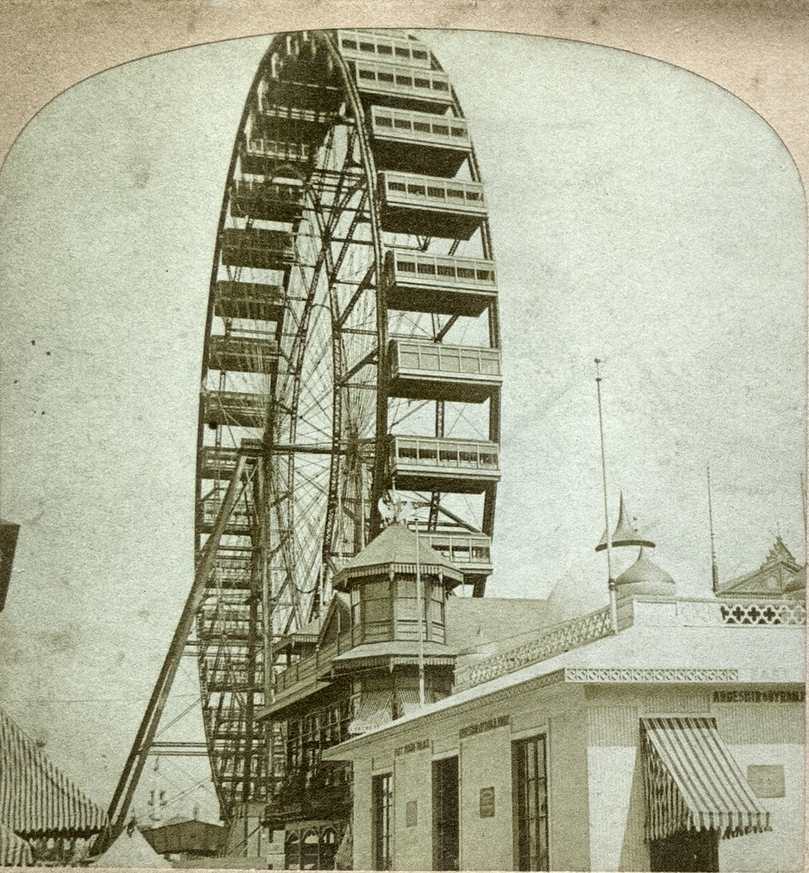
%> input picture matlab/vvr_process/image_left.png, 809 x 873 px, shrunk from 1135 x 1225 before the run
$ octave --eval "result = imDataExtract('image_left.png');"   (GNU Octave 9; MATLAB toolbox functions it lacks are replaced by stand-ins)
%> lines starting %> are read from the running program, lines starting %| are printed output that depends on the picture; in (x1, y1, x2, y2) boxes, pixels count from 0 and x2, y2 are one past the last pixel; in counts of white or black regions, pixels touching at a corner belong together; the program's own positions count from 1
### matlab/vvr_process/stereocardBox.m
function [ scBox, Iycbcr, image_gray, sliceBW, isRGB ] = stereocardBox( image_original )
%STEREOCARDBOX returns a bounding box isolating a stereocard from
%background
    cardtic = tic;

    % Find dimensions to determine if RGB or Grayscale
    imD = size(image_original);
    imD = numel(imD);

    if imD > 2
        isRGB = 'true';
    else
        isRGB = 'false';
    end

    switch isRGB
        case 'true'
            Iycbcr = rgb2ycbcr(image_original);

            % Split out Cb channel and invert it so the card is white
            slice1 = Iycbcr(:,:,2);
            slice1 = max(slice1(:))-slice1;
            slice2 = Iycbcr(:,:,3);

            cb_range = range(slice1(:));
            cr_range = range(slice2(:));

            image_gray = slice1 + slice2;
            image_gray = mat2gray(image_gray);

        case 'false'
            image_gray = mat2gray(image_original);
            fake_rgb = cat(3,image_gray,image_gray,image_gray);
            Iycbcr = rgb2ycbcr(fake_rgb);
    end

%     % Light on Dark or Dark on Light?
%     im_h = size(image_original,1);
%     im_w = size(image_original,2);
%
%     w_deci = floor(im_w/10);
%     h_deci = floor(im_h/10);
%
%     avg_bright = zeros(1,2);
%
%     % Find brightness of edges
%     edge1 = image_gray(:,1:w_deci);
%     edge2 = image_gray(:,9*w_deci:end);
%     edges = cat(2,edge1,edge2);
%     avg_bright(1) = mean(edges(:));
%
%     % Find mid/card brightness
%     center = image_gray(3*h_deci:7*h_deci,3*w_deci:7*w_deci);
%     avg_bright(2) = mean(center(:));
%
%     % Returns
%     % 1 if edges brigther
%     % 2 if interior brighter
%     [~,brighter] = max(avg_bright);
%
%     switch brighter
%         case 1 % Light Card
%             % Calculate threshold, and convert to black and white
%             [level, EM] = graythresh(image_gray);
%             if EM > 0.5
%                 sliceBW = im2bw(image_gray, level);
%             else
%                 sliceBW = im2bw(image_gray);
%             end
%
%             % Erode to quickly remove stray pixels
%             sliceBW = imerode(sliceBW,strel('diamond',11));
%
%             % Find the non-zero values (i.e. the card)
%             [r,c] = find(sliceBW);
%
%             % Bounding Box points are highest and lowest x/y values
%             x0 = min(c);
%             y0 = min(r);
%             w1 = max(c);
%             h1 = max(r);
%
%         case 2 % Dark Card
%             % invert to get brighter image
%             image_indexing = 1-image_gray;
%             image_indexing = histeq(image_indexing);
%             image_indexing = im2bw(image_indexing);
%             image_indexing = imclearborder(image_indexing);
%
%             % Morph clean-up
%             image_cleaned = imclose(image_indexing,strel('diamond',11));
%             image_filled = imfill(image_cleaned,'holes');
%
%             % label bw regions
%             L = bwlabel(image_filled);
%
%             % the most common label will be the card or the background
%             common_label = mode(L(:));
%             [r,c] = find(L==common_label);
%
%             x0 = min(c);
%             y0 = min(r);
%             w1 = max(c);
%             h1 = max(r);
%
%             if x0 == 1 || y0 == 1
%                 img_ind = L==common_label;
%                 img_ind = 1-img_ind;
%                 img_ind = imopen(img_ind,strel('diamond',9));
%
%                 [r,c] = find(img_ind);
%
%                 x0 = min(c);
%                 y0 = min(r);
%                 w1 = max(c);
%                 h1 = max(r);
%             end
%
%
%     end

    % Calculate threshold, and convert to black and white
    [level, EM] = graythresh(image_gray);
    if EM > 0.5
        sliceBW = im2bw(image_gray, level);
    else
        sliceBW = im2bw(image_gray);
    end

    % Erode to quickly remove stray pixels
    sliceBW = imerode(sliceBW,strel('disk',7));

    % Find the non-zero values (i.e. the card)
    [r,c] = find(sliceBW);

    % Bounding Box points are highest and lowest x/y values
    x0 = min(c);
    y0 = min(r);
    w1 = max(c);
    h1 = max(r);

    % Calculate width/height values for bounding box
    h0 = h1 - y0;
    w0 = w1 - x0;

    scBox = [x0,y0,w0,h0];

    cardtoc = toc(cardtic);
    disp(['cropbox cropping took: ',num2str(cardtoc)]);

end

### matlab/vvr_process/pickJustXpeaks.m
function [ crop_points, partA, partB, bias_term, smooth_plot, xplotC ] = pickJustXpeaks( stereocard, cropYCbCr )

    imsize = size(stereocard);

    % slice rows from center of image for testing
    im_quarter = floor(imsize(1)/4);
    im_slice = cropYCbCr(im_quarter:3*im_quarter,:,:);

    % Break out YCbCr channels
    im_y  = im_slice(:,:,1);
    im_cb = im_slice(:,:,2);
    im_cr = im_slice(:,:,3);

    % Combine to emphasize diff between card and image
    partA = mat2gray(im_y);
    partB = max(im_cb(:)) - im_cb;
    partB = partB + im_cr;
    partB = mat2gray(partB);

    xplotA = abs(diff(sum(partA(1:end,:))));
    xplotB = abs(diff(sum(partB(1:end,:))));

    xplotC = xplotA + xplotB;

    xplot = xplotC;
    xplot(xplot<std(xplot)) = 0;
    xplot = medfilt1(xplot);

    plength = numel(xplot);

    % measurements indicate the following values for biasing plots
    % (for standardized plot of [1:1000]
    %
    %   A_l = 4.18
    %  mu_l = 86.5
    % sig_l = 26.6
    %
    %   A_r = 3.00
    %  mu_r = 914.3
    % sig_r = 25.0
    %

    bias_values = [4.18, 86.5, 26.6; 3.00, 914.3, 25.00];

    % convert into percentages to scale for any curve

    bias_values = bias_values/1000;

    % now scale for current image

    bv = bias_values * plength;

    l_bias = bv(1,1) * normpdf(1:plength, bv(1,2), bv(1,3));
    r_bias = bv(2,1) * normpdf(1:plength, bv(2,2), bv(2,3));

    bias_term = l_bias+r_bias;

    biased_plot = xplot.*bias_term;

    sampleSize = round(plength/500);
    coefSample = ones(1, sampleSize)/sampleSize;

    smooth_plot = filter(coefSample, 1, biased_plot);

    [pks,locs] = findpeaks(smooth_plot,'MinPeakHeight',mean(smooth_plot));

    % plotting peaks on zero line for ease of indexing
    plotline = zeros(plength,1);
    plotline(locs) = pks;

    % how many peaks were found?
    peak_count = numel(pks);

    % Establish how many peaks have been identified to pass to switch
    found_peaks = 0;
    if peak_count<2
        found_peaks = 0;
    elseif peak_count == 2
        found_peaks = 2;
    elseif peak_count > 2
        found_peaks = 3;
    end

    switch found_peaks
        case 0 % Failsafe
            x1 = round(0.1*imsize(2));
            x2 = round(0.9*imsize(2));
        case 2 % Twin Peaks Identified
            x1 = locs(1);
            x2 = locs(2);
        case 3
            % find 30% and 70% x points
            % left value will be < 30% width
            % right value will be > 70% width
            x1locs = floor(0.3*numel(plotline));
            x2locs = floor(0.7*numel(plotline));

            % Narrow down the peak list
            num_x1s = numel(locs(locs<x1locs));
            num_x2s = numel(locs(locs>x2locs));
            x1_pool = locs(1:num_x1s);
            x2_pool = locs(end-num_x2s+1:end);


            % find percent diff with image midpoint for all x1,x2 pairs
            test_grid_mids = abs(bsxfun(@minus,x1_pool,x2_pool'))./imsize(2);
            mid_find = find(test_grid_mids > 0.7);


            % find (x1+x2)/width for all pairs
            test_grid_size = bsxfun(@plus,x1_pool,x2_pool')./imsize(2);
            size_find = find(test_grid_size > 0.98 & test_grid_size < 1.02);


            % narrow the pool to only pairs which fulflill both tests
            kiddie_pool = intersect(mid_find,size_find);

            if numel(kiddie_pool) == 0
                % if no intersections, backup to midpoint results
                kiddie_pool = mid_find;
                [i1,i2] = ind2sub(size(test_grid_mids),kiddie_pool);
            elseif numel(kiddie_pool) > 0
                [i1,i2] = ind2sub(size(test_grid_mids),kiddie_pool);
            end

            x1 = x1_pool(i2);
            x1 = unique(x1);
            x2 = x2_pool(i1);
            x2 = unique(x2);


            % if multiple candidate pair, highest combined peak hight wins
            % This is a quick way to identify the two highest peaks without
            % having to do a set of max tests
            if numel(x1)>1 || numel(x2)>1
                x1_pks = plotline(x1);
                x2_pks = plotline(x2);
                reality_test = bsxfun(@plus,x1_pks,x2_pks');
                [~,ind] = max(reality_test(:));
                [ir1,ir2] = ind2sub(size(reality_test),ind);
                x1 = x1(ir1);
                x2 = x2(ir2);
            end
    end

    crop_points = [x1,x2];

end

### matlab/vvr_process/plotOnImage.m
function [ thisfigure ] = plotOnImage( image, plot_data, plot_data_2 )
%PLOTONIMAGE displays an image and correlated plot drawn along the lower x
%axis

    image_height = size(image,1);

    % normalize plot data and flip for display
    plot_data_norm = -plot_data/max(plot_data(:))*image_height/2+image_height;

    thisfigure = figure(1);
    imshow(image);
    axis equal;
    hold on

%     % wait yellow line
%     plot(plot_data_norm,'Color',[1, 0.82, 0.01],'LineWidth',2);

    try
        plot_data_2_norm = -plot_data_2/max(plot_data_2(:))*image_height/2+image_height;
        % pomegranet line
        plot(plot_data_2_norm,'Color',[0.93, 0.27, 0.15],'LineWidth',2);
    catch
        disp('no second plot');
    end

    % electric blue line
    plot(plot_data_norm,'Color',[0.02, 0.59, 0.88],'LineWidth',2);


    hold off

end

### matlab/vvr_process/pickJustYpeaks.m
function [ crop_points, iflip, y_cut_peaks, bias_term ] = pickJustYpeaks( stereocard, cropYCbCr )

    imsize = size(stereocard);

    % slice columns from mid 80% for testing
    imlow  = floor(0.2*imsize(2));
    imhigh = ceil(0.8*imsize(2));

    im_slice = imcrop(cropYCbCr,[imlow,0,imhigh-imlow,imsize(2)]);

    im_cr = im_slice(:,:,3);
    im_cb = im_slice(:,:,2);

    % test ranges for next step
    is_gray = 'no';

    range_cb = range(im_cb(:));
    range_cr = range(im_cr(:));

    if range_cb < 42 && range_cr < 42
        is_gray = 'yes';
    end

    switch is_gray
        case 'no'
            im_cb = max(im_cb(:))-im_cb;
            img = im_cr + im_cb;

        case 'yes'
            img = im_slice(:,:,1);

    end

    iflip = imrotate(img,90);
    iflip = imclose(iflip,strel('diamond',9));

    im_sum = sum(iflip(1:end,:));
    yplot = abs(diff(im_sum,2));

    ystd = std(yplot);

    yplot(yplot<2*ystd) = 0;

    [smooth_plot,~] = envelope(yplot);
    smooth_plot = medfilt1(smooth_plot);

    plength = numel(smooth_plot);

    % measurements indicate the following values for biasing plots
    % (for standardized plot of [1:1000]
    %
    %   A_l = 4.4
    %  mu_l = 42.0
    % sig_l = 19.6
    %
    %   A_r = 8.8
    %  mu_r = 944.7
    % sig_r = 17.9
    %

    bias_values = [4.4, 42, 25; 8.8, 944.7, 25];

    % convert into percentages to scale for any curve

    bias_values = bias_values/1000;

    % now scale for current image

    bv = bias_values * plength;

    l_bias = bv(1,1) * normpdf(1:plength, bv(1,2), bv(1,3));
    r_bias = bv(2,1) * normpdf(1:plength, bv(2,2), bv(2,3));

    bias_term = l_bias+r_bias;

    smooth_plot = bias_term .* smooth_plot;

    [pks,locs] = findpeaks(smooth_plot,'MinPeakHeight',mean(smooth_plot));

    % plotting peaks on zero line for ease of indexing
    plotline = zeros(plength,1);
    plotline(locs) = pks;

    % find 30% and 70% x points
    % left value will be < 30% width
    % right value will be > 70% width
    y1locs = floor(0.2*numel(plotline));
    y2locs = floor(0.8*numel(plotline));

    y_cut_peaks = zeros(plength,1);
    y_cut_peaks(1:y1locs) = smooth_plot(1:y1locs);
    y_cut_peaks(y2locs:end) = smooth_plot(y2locs:end);

    % how many peaks were found?
    peak_count = numel(pks);

    % If no peaks found, go to failsafe
    % If exactly 2 peaks found, use those
    % if more than 2 peaks found, continue to next logic block
    if peak_count<2
        % failsafe
        y1 = round(0.1*imsize(2));
        y2 = round(0.9*imsize(2));
    elseif peak_count == 2
        y1 = locs(1);
        y2 = locs(2);
    elseif peak_count > 2
        num_y1s = numel(locs(locs<y1locs));
        num_y2s = numel(locs(locs>y2locs));
        y1_pool = locs(1:num_y1s);
        y2_pool = locs(end-num_y2s+1:end);
    end

    y1_pool_group = cat(2,y1_pool',plotline(y1_pool));
    y2_pool_group = cat(2,y2_pool',plotline(y2_pool));

    [~,y1i] = max(y1_pool_group(:,2));
    [~,y2i] = max(y2_pool_group(:,2));

    y1 = y1_pool(1,y1i);
    y2 = y2_pool(1,y2i);

    % if at this point there are no y1 values, the image is cropped to the
    % top
    if y1 > 0
        % nothing to see here, move along
    else
        y1 = 1;
    end

    % if at this point there are no y2 values, image is cropped at the
    % bottom
    if y2 > 0
        % nothing to see here, move along
    else
        y2 = imsize(1);
    end

    crop_points = [y1,y2];

end

### matlab/vvr_process/imDataExtract.m
function [ image_card, image_pair, image_left, image_right, card_gray, sliceBW, comboXstrip, xplot, xpeaks, smooth_plot, yplot, y_cut_peaks] = imDataExtract( image_path )
%> called with image_path = 'image_left.png'
%IMEXTRACT identifies and extracts the right and left images from a
%stereocard
    ttime = tic;

    disp('running imextract');

    try % Read in Image
        image_original = imread(image_path);
%> image_original is the input picture: size 873x809x3 uint8; mean R, G, B 171.5, 173.4, 149.5
    catch
        disp('error reading image');
    end

    try % crop to original stereocard, flag non RGB
        [cropbox, Iycbcr, card_gray, sliceBW, ~] = stereocardBox(image_original);
%> in stereocardBox, `slice2 = Iycbcr(:,:,3);`:
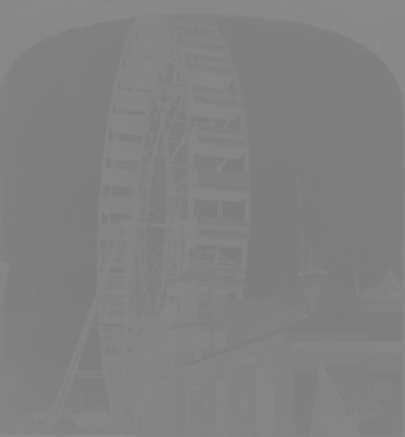
%> slice2: size 873x809 uint8 (shown at 1/2 size); min 123, max 140, mean 128.9
%> in stereocardBox, `cb_range = range(slice1(:));`: cb_range = 22
%> in stereocardBox, `cr_range = range(slice2(:));`: cr_range = 17
%> in stereocardBox, `image_gray = mat2gray(image_gray);`:
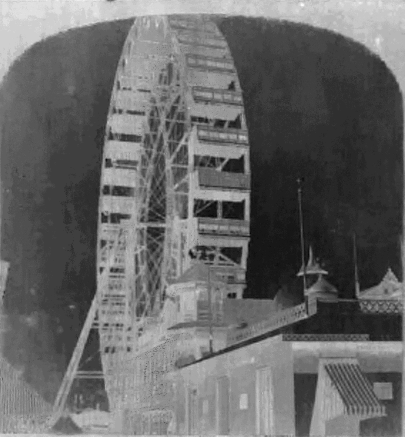
%> image_gray: size 873x809 double (shown at 1/2 size); min 0, max 1, mean 0.409
%> in stereocardBox, `[level, EM] = graythresh(image_gray);`: level = 0.422; EM = 0.753
%> in stereocardBox, `sliceBW = im2bw(image_gray, level);`:
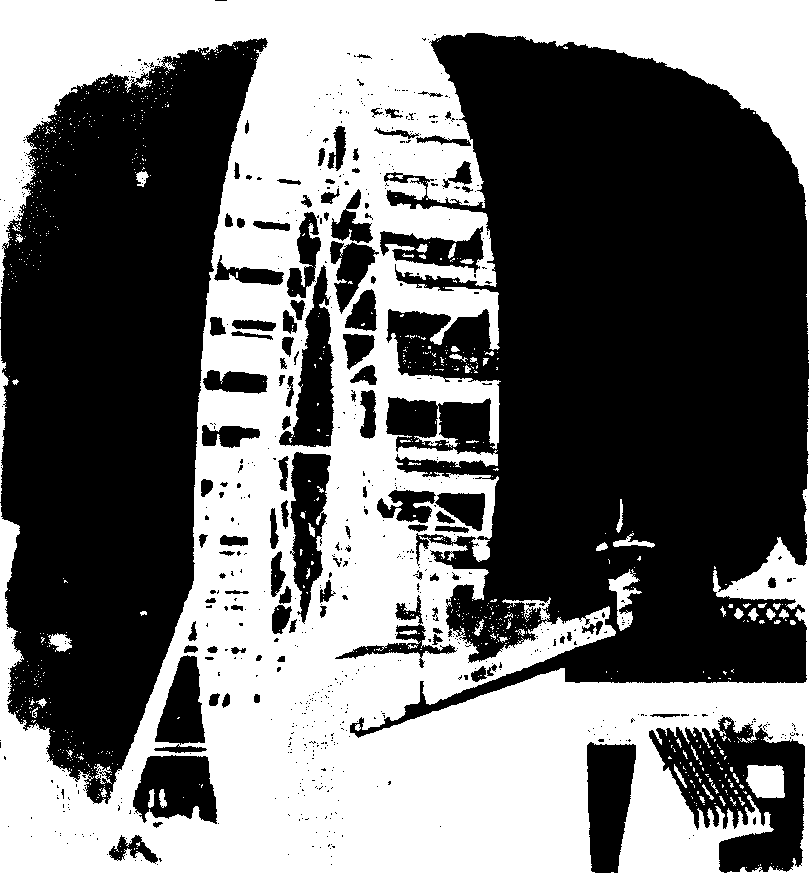
%> sliceBW: size 873x809 logical; 44.5% white; 841 white regions (771 under 20 px), largest, box (x1, y1, x2, y2) and area: (0, 0, 809, 873) 306930, (746, 765, 785, 798) 1105, (608, 569, 642, 631) 815
%> in stereocardBox, `sliceBW = imerode(sliceBW,strel('disk',7));`:
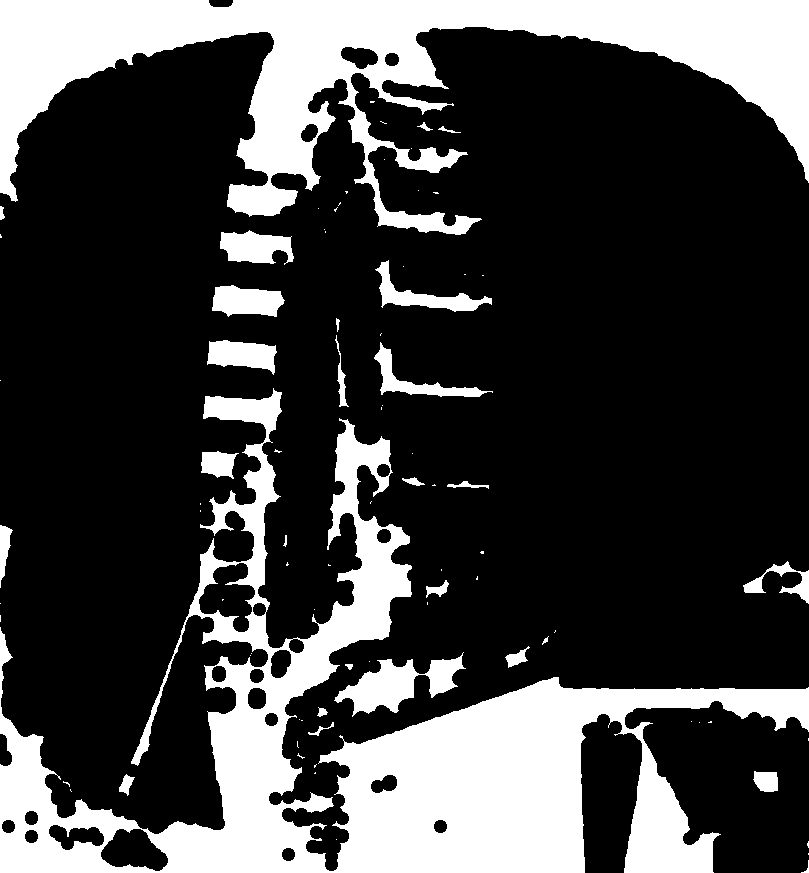
%> sliceBW: size 873x809 logical; 25.9% white; 83 white regions (55 under 20 px), largest, box (x1, y1, x2, y2) and area: (0, 388, 809, 873) 99511, (0, 0, 809, 235) 67516, (334, 652, 466, 717) 3509
%> in stereocardBox, `[r,c] = find(sliceBW);`: r = 182896 values from 1 to 873; c = 182896 values from 1 to 809
%> in stereocardBox, `x0 = min(c);`: x0 = 1
%> in stereocardBox, `w1 = max(c);`: w1 = 809
%> in stereocardBox, `h1 = max(r);`: h1 = 873
%> in stereocardBox, `h0 = h1 - y0;`: h0 = 872
%> in stereocardBox, `w0 = w1 - x0;`: w0 = 808
%> in stereocardBox, `scBox = [x0,y0,w0,h0];`: scBox = [1 1 808 872]
%> cropbox = [1 1 808 872]

        stereocard = imcrop(image_original,cropbox);
        cropYCbCr = imcrop(Iycbcr,cropbox);
    catch
        disp('error extracting stereocard');
    end

    image_card = stereocard;

    % Determine if image is already cropped as a result of prior step
    image_size = size(image_original);
    width_ratio = size(stereocard,2)/image_size(2);
    height_ratio = size(stereocard,1)/image_size(1);

    if width_ratio > 0.5
        x_case = 'needs_crop';
    else
        x_case = 'already_cropped';
    end

    if height_ratio > 0.5
        y_case = 'needs_crop';
    else
        y_case = 'already_cropped';
    end

    % Use exsiting edges if already cropped, otherwise calculate left/right edge pair
    switch x_case
        case 'already_cropped'
            xpoints = [1,size(stereocard,2)];
            [~,partA,partB,bias_term,smooth_plot] = pickJustXpeaks(stereocard, cropYCbCr);
            comboXstrip = mat2gray(imadd(partA,partB));
            try
                xplot = print(plotOnImage(comboXstrip,smooth_plot,bias_term),'-RGBImage');
            catch
            end
            strip0 = floor(0.25*image_size(1));
            strip1 = floor(0.75*image_size(1));
            comboXstrip = rgb2gray(image_original(strip0:strip1,:,:));
            % generate bias term for already cropped image
            bias_values = [4.18, 86.5, 26.6; 3.00, 914.3, 25.00];
            bias_values = bias_values/1000;
            bv = bias_values * image_size(2);

            l_bias = bv(1,1) * normpdf(1:image_size(2), bv(1,2), bv(1,3));
            r_bias = bv(2,1) * normpdf(1:image_size(2), bv(2,2), bv(2,3));

            bias_term = l_bias+r_bias;
            xplot = print(plotOnImage(comboXstrip,bias_term),'-RGBImage');
            smooth_plot = bias_term;

        case 'needs_crop'
            % Find the main pair of images
            try
                [xpoints, partA, partB, bias_term, smooth_plot, x_plotline] = pickJustXpeaks(stereocard, cropYCbCr);
%> in pickJustXpeaks, `im_cb = im_slice(:,:,2);`:
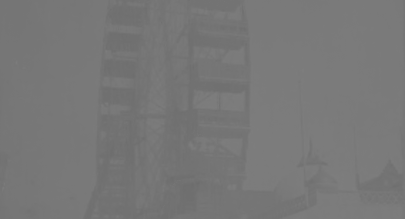
%> im_cb: size 437x809 uint8 (shown at 1/2 size); min 108, max 127, mean 119.3
%> in pickJustXpeaks, `partB = max(im_cb(:)) - im_cb;`:
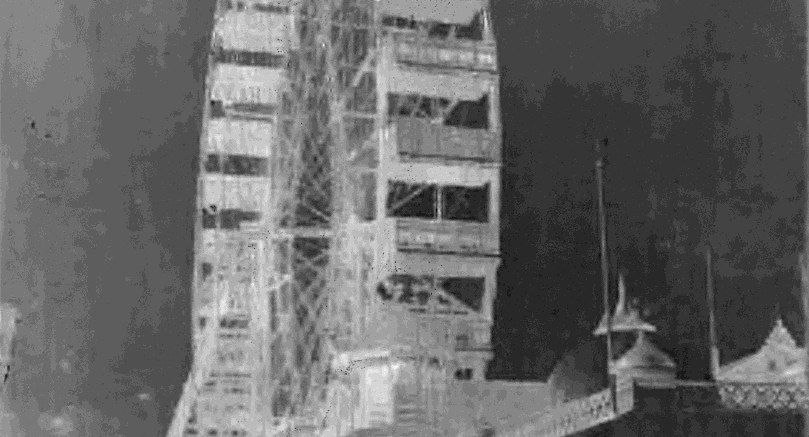
%> partB: size 437x809 uint8; min 0, max 19, mean 7.73; drawn with min black and max white
%> (the rest of the program and of its run is left out)
